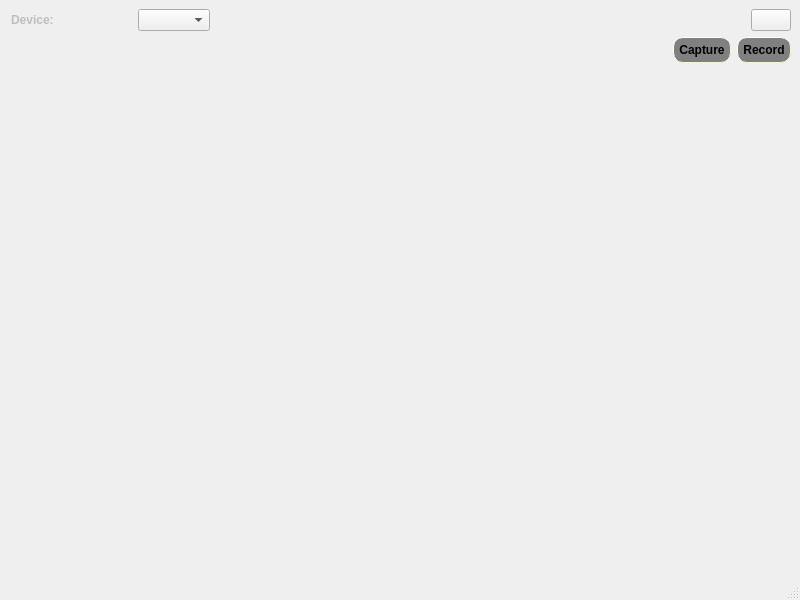
<?xml version="1.0" encoding="UTF-8"?>
<ui version="4.0">
 <class>myCamCon</class>
 <widget class="QMainWindow" name="myCamCon">
  <property name="geometry">
   <rect>
    <x>0</x>
    <y>0</y>
    <width>800</width>
    <height>600</height>
   </rect>
  </property>
  <property name="sizePolicy">
   <sizepolicy hsizetype="Preferred" vsizetype="Preferred">
    <horstretch>0</horstretch>
    <verstretch>0</verstretch>
   </sizepolicy>
  </property>
  <property name="windowTitle">
   <string>myCamCon</string>
  </property>
  <widget class="QWidget" name="centralwidget">
   <layout class="QVBoxLayout" name="verticalLayout_2">
    <item>
     <layout class="QHBoxLayout" name="horizontalLayout">
      <item>
       <widget class="QLineEdit" name="lineEdit">
        <property name="enabled">
         <bool>false</bool>
        </property>
        <property name="sizePolicy">
         <sizepolicy hsizetype="Maximum" vsizetype="Fixed">
          <horstretch>0</horstretch>
          <verstretch>0</verstretch>
         </sizepolicy>
        </property>
        <property name="font">
         <font>
          <pointsize>9</pointsize>
          <weight>75</weight>
          <bold>true</bold>
         </font>
        </property>
        <property name="styleSheet">
         <string notr="true"/>
        </property>
        <property name="text">
         <string>Device:</string>
        </property>
        <property name="frame">
         <bool>false</bool>
        </property>
       </widget>
      </item>
      <item>
       <widget class="QComboBox" name="deviceSelection">
        <property name="styleSheet">
         <string notr="true"/>
        </property>
       </widget>
      </item>
      <item>
       <spacer name="horizontalSpacer">
        <property name="orientation">
         <enum>Qt::Horizontal</enum>
        </property>
        <property name="sizeHint" stdset="0">
         <size>
          <width>288</width>
          <height>20</height>
         </size>
        </property>
       </spacer>
      </item>
      <item>
       <widget class="QPushButton" name="pushButton_Connect">
        <property name="styleSheet">
         <string notr="true">image: url(:/Images/cam_off.png);</string>
        </property>
        <property name="text">
         <string/>
        </property>
       </widget>
      </item>
     </layout>
    </item>
    <item>
     <layout class="QHBoxLayout" name="horizontalLayout_3">
      <item>
       <spacer name="horizontalSpacer_2">
        <property name="orientation">
         <enum>Qt::Horizontal</enum>
        </property>
        <property name="sizeHint" stdset="0">
         <size>
          <width>458</width>
          <height>20</height>
         </size>
        </property>
       </spacer>
      </item>
      <item>
       <widget class="QPushButton" name="pushButton_cap">
        <property name="styleSheet">
         <string notr="true">background-color:grey;
    border-style: outset;
    border-width:1px;
    border-radius: 10px;
    border-color: beige;
    font: bold 12px;
    min-width: 9em;
    padding: 5px;</string>
        </property>
        <property name="text">
         <string>Capture</string>
        </property>
       </widget>
      </item>
      <item>
       <widget class="QPushButton" name="pushButton_rec">
        <property name="styleSheet">
         <string notr="true">background-color:grey;
    border-style: outset;
    border-width:1px;
    border-radius: 10px;
    border-color: beige;
    font: bold 12px;
    min-width: 9em;
    padding: 5px;</string>
        </property>
        <property name="text">
         <string>Record</string>
        </property>
       </widget>
      </item>
     </layout>
    </item>
    <item>
     <widget class="QFrame" name="cam_Frame">
      <property name="sizePolicy">
       <sizepolicy hsizetype="Preferred" vsizetype="Expanding">
        <horstretch>0</horstretch>
        <verstretch>0</verstretch>
       </sizepolicy>
      </property>
      <property name="mouseTracking">
       <bool>false</bool>
      </property>
      <property name="acceptDrops">
       <bool>false</bool>
      </property>
      <layout class="QVBoxLayout" name="webCamLayout"/>
     </widget>
    </item>
   </layout>
  </widget>
  <widget class="QMenuBar" name="menubar">
   <property name="geometry">
    <rect>
     <x>0</x>
     <y>0</y>
     <width>800</width>
     <height>26</height>
    </rect>
   </property>
  </widget>
  <widget class="QStatusBar" name="statusbar"/>
 </widget>
 <resources/>
 <connections/>
</ui>
